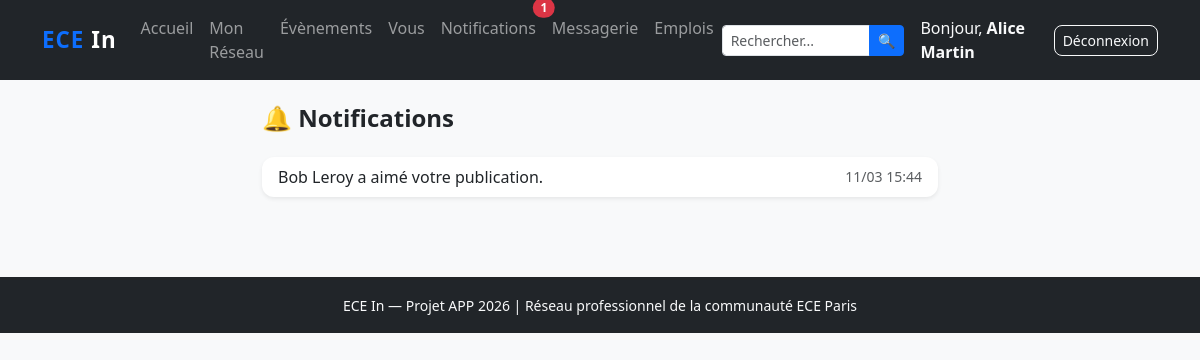
/notifications.php (signed in), run on the app's committed database.
### tables this page shows
CREATE TABLE users (
    id            INT AUTO_INCREMENT PRIMARY KEY,
    name          VARCHAR(100) NOT NULL,
    email         VARCHAR(150) NOT NULL UNIQUE,
    password      VARCHAR(255) NOT NULL,
    role          ENUM('author','admin') NOT NULL DEFAULT 'author',
    profile_photo VARCHAR(255) DEFAULT NULL,
    bio           TEXT DEFAULT NULL,
    education     TEXT DEFAULT NULL,
    experience    TEXT DEFAULT NULL,
    cv_title      VARCHAR(150) DEFAULT 'CV ECE In',
    created_at    TIMESTAMP DEFAULT CURRENT_TIMESTAMP
);

CREATE TABLE notifications (
    id         INT AUTO_INCREMENT PRIMARY KEY,
    user_id    INT NOT NULL,
    message    VARCHAR(255) NOT NULL,
    is_read    TINYINT(1) NOT NULL DEFAULT 0,
    created_at TIMESTAMP DEFAULT CURRENT_TIMESTAMP,
    FOREIGN KEY (user_id) REFERENCES users(id) ON DELETE CASCADE
);

### includes/functions.php (called while the page is built, shortened)
<?php
function e(?string $v): string { return htmlspecialchars($v ?? '', ENT_QUOTES, 'UTF-8'); }
function isLoggedIn(): bool    { return !empty($_SESSION['user']); }
function currentUser(): ?array { return $_SESSION['user'] ?? null; }
function getNotifications(int $userId): array {
    $pdo  = getPDO();
    $stmt = $pdo->prepare('SELECT * FROM notifications WHERE user_id=:u ORDER BY created_at DESC');
    $stmt->execute([':u'=>$userId]);
    return $stmt->fetchAll();
}
function countUnreadNotifications(int $userId): int {
    $pdo  = getPDO();
    $stmt = $pdo->prepare('SELECT COUNT(*) AS t FROM notifications WHERE user_id=:u AND is_read=0');
    $stmt->execute([':u'=>$userId]);
    return (int)$stmt->fetch()['t'];
}

### notifications.php (the view, shortened to what this page needs)
<?php
require_once 'includes/functions.php';
$userId        = (int)currentUser()['id'];
$notifications = getNotifications($userId);
$pdo  = getPDO();
$stmt = $pdo->prepare('SELECT * FROM users WHERE id=:id');
$stmt->execute([':id'=>$userId]);
?>
<!DOCTYPE html>
<html lang="fr">
<head>
  <link rel="stylesheet" href="https://cdn.jsdelivr.net/npm/bootstrap@5.3.0/dist/css/bootstrap.min.css">
  <link rel="stylesheet" href="assets/css/style.css">
</head>
<body class="bg-light">
<?php include 'includes/header.php'; ?>
<div class="container py-4" style="max-width:700px;">
  <h4 class="fw-bold mb-4">🔔 Notifications</h4>
  <?php if (empty($notifications)): ?>
    <div class="card shadow-sm p-4 text-center text-muted">Aucune notification pour le moment.</div>
  <?php else: ?>
    <?php foreach ($notifications as $n): ?>
      <div class="card shadow-sm mb-2 <?= $n['is_read'] ? '' : 'border-primary border-2' ?>">
        <div class="card-body py-2 d-flex justify-content-between align-items-center">
          <span><?= e($n['message']) ?></span>
          <small class="text-muted ms-3 text-nowrap"><?= date('d/m H:i',strtotime($n['created_at'])) ?></small>
        </div>
      </div>
    <?php endforeach; ?>
  <?php endif; ?>
</div>
<?php include 'includes/footer.php'; ?>
</body>
</html>

### includes/header.php (shortened to what this page needs)
<?php if (isLoggedIn()):
    $unread = countUnreadNotifications((int)currentUser()['id']);
?>
<nav class="navbar navbar-expand-lg navbar-dark bg-dark sticky-top">
  <div class="container">
    <a class="navbar-brand fw-bold" href="dashboard.php"><span class="text-primary">ECE</span> In</a>
    <div class="collapse navbar-collapse" id="navMenu">
      <ul class="navbar-nav me-auto">
        <li class="nav-item"><a class="nav-link" href="dashboard.php">Accueil</a></li>
        <li class="nav-item"><a class="nav-link" href="network.php">Mon Réseau</a></li>
        <li class="nav-item"><a class="nav-link" href="events.php">Évènements</a></li>
        <li class="nav-item"><a class="nav-link" href="profile.php">Vous</a></li>
        <li class="nav-item">
          <a class="nav-link position-relative" href="notifications.php">
            Notifications
            <?php if ($unread > 0): ?>
              <span class="position-absolute top-0 start-100 translate-middle badge rounded-pill bg-danger">
                <?= $unread > 99 ? '99+' : $unread ?>
              </span>
            <?php endif; ?>
          </a>
        </li>
        <li class="nav-item"><a class="nav-link" href="messages.php">Messagerie</a></li>
        <li class="nav-item"><a class="nav-link" href="jobs.php">Emplois</a></li>
      </ul>
      <form class="d-flex me-3" action="search.php" method="GET">
        <div class="input-group input-group-sm">
          <input type="text" name="q" class="form-control" placeholder="Rechercher..." required minlength="2" value="<?= isset($_GET['q']) ? e($_GET['q']) : '' ?>">
          <button class="btn btn-primary" type="submit">🔍</button>
        </div>
      </form>
      <span class="navbar-text me-3 text-light">Bonjour, <strong><?= e(currentUser()['name']) ?></strong></span>
      <a href="logout.php" class="btn btn-outline-light btn-sm">Déconnexion</a>
    </div>
  </div>
</nav>
<?php endif; ?>

### assets/css/style.css (style rules this page uses)
body { font-family: 'Segoe UI', sans-serif; }
.navbar-brand { font-size: 1.4rem; letter-spacing: 1px; }
.card { border-radius: 12px; border: none; }
.btn { border-radius: 8px; }

### data on the page
users: name "Alice Martin"
notifications: message "Bob Leroy a aimé votre publication.", created_at "11/03 15:44"

### other printed values
$unread "1"
